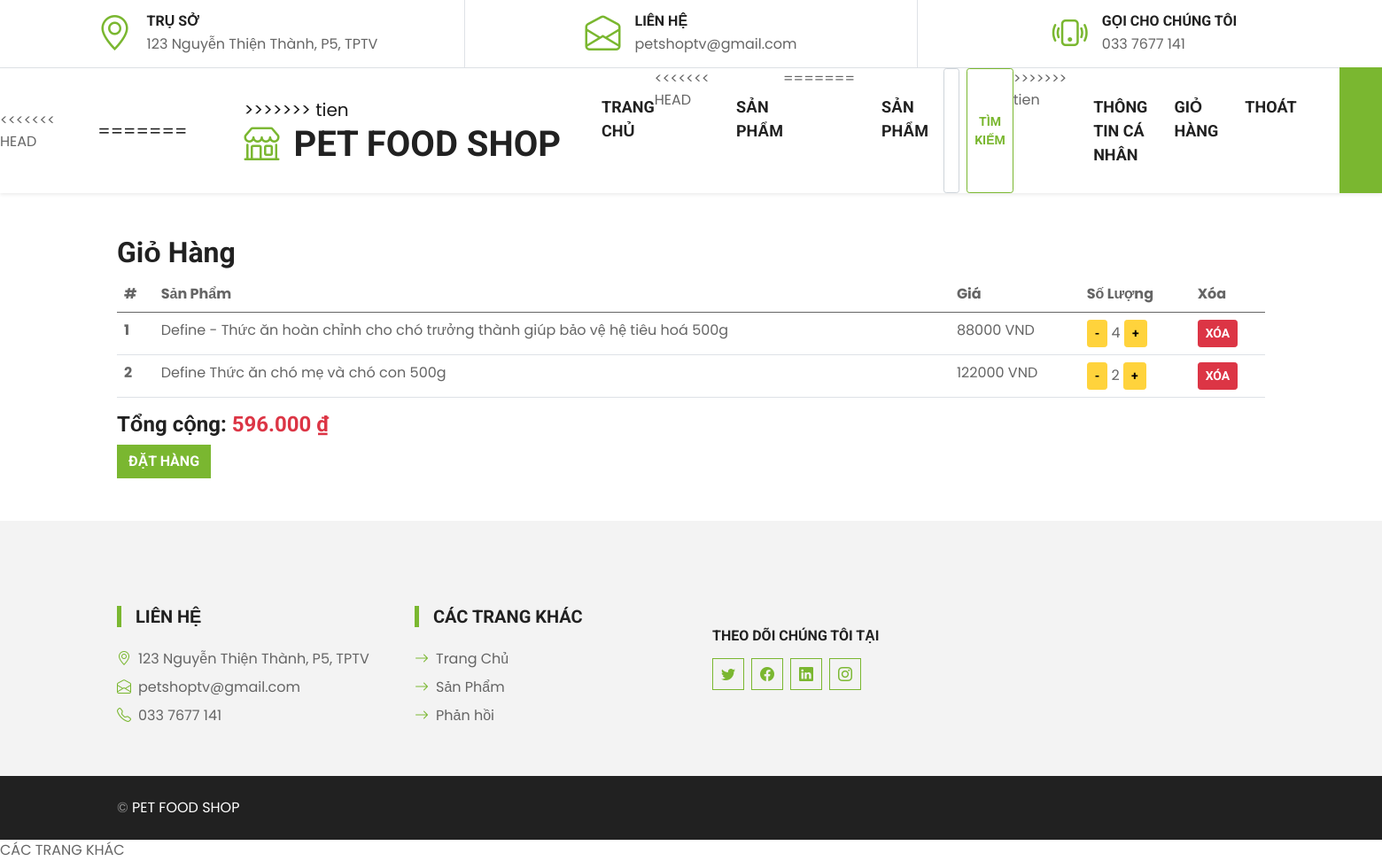
The page /petshop/giohang.php (signed in) on the database its author committed.
### tables this page shows
CREATE TABLE `giohang` (
  `ID` int(11) NOT NULL,
  `KhachHangID` int(11) DEFAULT NULL,
  `SanPhamID` int(11) DEFAULT NULL,
  `SoLuong` int(11) NOT NULL
);

CREATE TABLE `sanpham` (
  `ID` int(11) NOT NULL,
  `TenSanPham` varchar(255) NOT NULL,
  `MoTa` text DEFAULT NULL,
  `GiaGoc` int(11) NOT NULL,
  `GiaBan` int(11) NOT NULL,
  `SoLuong` int(11) NOT NULL,
  `HinhAnh` text DEFAULT NULL,
  `TrangThai` int(11) DEFAULT NULL,
  `DanhMucID` int(11) DEFAULT NULL
);

### petshop/giohang.php (the view, shortened to what this page needs)
<?php
include('header.php');
include('../ketnoi.php');
$email = $_SESSION['khachhang'];
$sql1 = "SELECT khachhang.ID as khID FROM taikhoan, khachhang WHERE taikhoan.ID = khachhang.TaiKhoanID AND Email = '" . $email . "'";
$kq1 = $conn->query($sql1);
if (!$kq1) {
    echo "Khách hàng không tồn tại";
} else {
    if (mysqli_num_rows($kq1) > 0) {
        $row1 = mysqli_fetch_array($kq1);
        $khachhangID = $row1["khID"];
        $sql = "SELECT sanpham.ID as MaSanPham, sanpham.TenSanPham as TenSanPham, sanpham.GiaBan as GiaBan, giohang.SoLuong as SoLuong, giohang.ID as giohangID
                FROM giohang
                INNER JOIN sanpham ON giohang.SanPhamID = sanpham.ID
                INNER JOIN khachhang ON giohang.KhachHangID = khachhang.ID
                WHERE giohang.KhachHangID = $khachhangID";
        $kq = $conn->query($sql);
    }
}
?>
<div class="container mt-5">
    <h2>Giỏ Hàng</h2>
    <table class="table">
        <thead>
            <tr>
                <th scope="col">#</th>
                <th scope="col">Sản Phẩm</th>
                <th scope="col">Giá</th>
                <th scope="col">Số Lượng</th>
                <th scope="col">Xóa</th>
            </tr>
        </thead>
        <tbody>
            <?php
            $i = 1;
            $thanhtien = 0;
            while ($row = mysqli_fetch_array($kq)) {
                $giohangID = $row["giohangID"];
                $giaBan = $row["GiaBan"];
                $soLuong = $row["SoLuong"];
                $thanhtien += $soLuong * $giaBan;
            ?>
            <tr>
                <th scope="row"><?php echo $i; ?></th>
                <td><?php echo $row["TenSanPham"]; ?></td>
                <td class="giaban"><?php echo number_format($giaBan, 0, '', '') . ' VND'; ?></td>
                <td>
                    <button class="btn btn-sm btn-secondary"
                        onclick="updateQuantity(<?php echo $giohangID; ?>, -1)">-</button>
                    <span class="quantity" data-product-id="<?php echo $giohangID; ?>"><?php echo $soLuong; ?></span>
                    <button class="btn btn-sm btn-secondary"
                        onclick="updateQuantity(<?php echo $giohangID; ?>, 1)">+</button>
                </td>
                <td><button class="btn btn-danger btn-sm"
                        onclick="removeProduct(<?php echo $giohangID; ?>)">Xóa</button></td>
            </tr>
            <?php
                $i++;
            }
            ?>
        </tbody>
    </table>
    <div class="text-right">
        <h4>Tổng cộng: <span id="totalPrice" class="text-danger"><?php echo number_format($thanhtien, 0, '', '.'); ?>
                ₫</span></h4>
        <a class="btn btn-primary" name="datHang" onclick="placeOrder()">Đặt Hàng</a>
    </div>
</div>
<?php
include('footer.php');
?>

### petshop/css/style.css (style rules this page uses)
:root { --primary: #7ab730; --secondary: #ffd33c; --light: #f3f3f3; --dark: #212121; }
.btn { font-family: "Roboto", sans-serif; text-transform: uppercase; font-weight: 700; transition: 0.5s; }
.btn-primary { color: #ffffff; }

### rows shown on the page
giohang: SanPhamID.TenSanPham "Define - Thức ăn hoàn chỉnh cho chó trưởng thành giúp bảo vệ hệ tiêu hoá 500g", SanPhamID.GiaBan "88000", SoLuong "4"
giohang: SanPhamID.TenSanPham "Define Thức ăn chó mẹ và chó con 500g", SanPhamID.GiaBan "122000", SoLuong "2"

### other values the page prints
$thanhtien "596.000"
